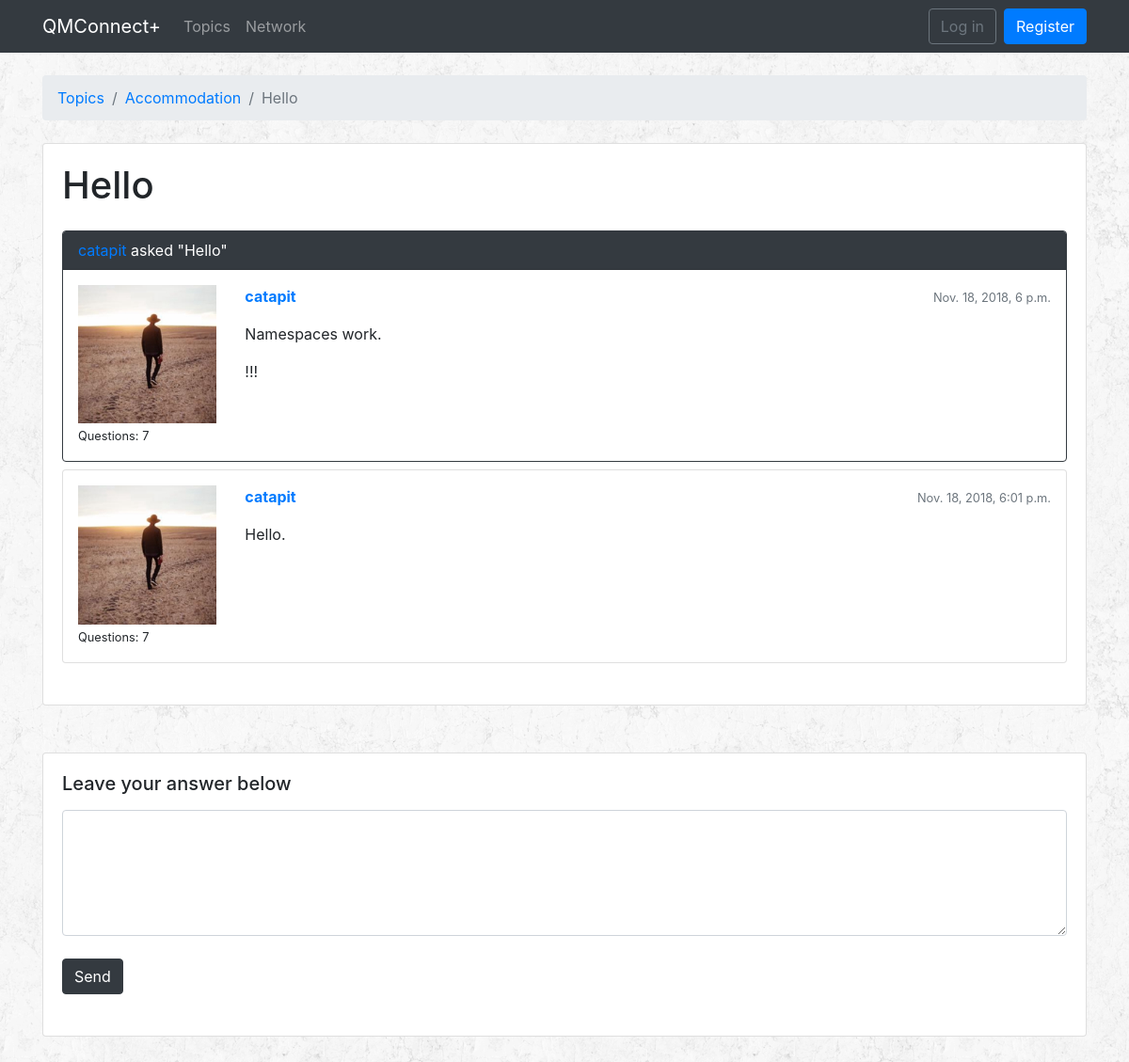
Before: /topics/3/questions/327/ with the older database file.
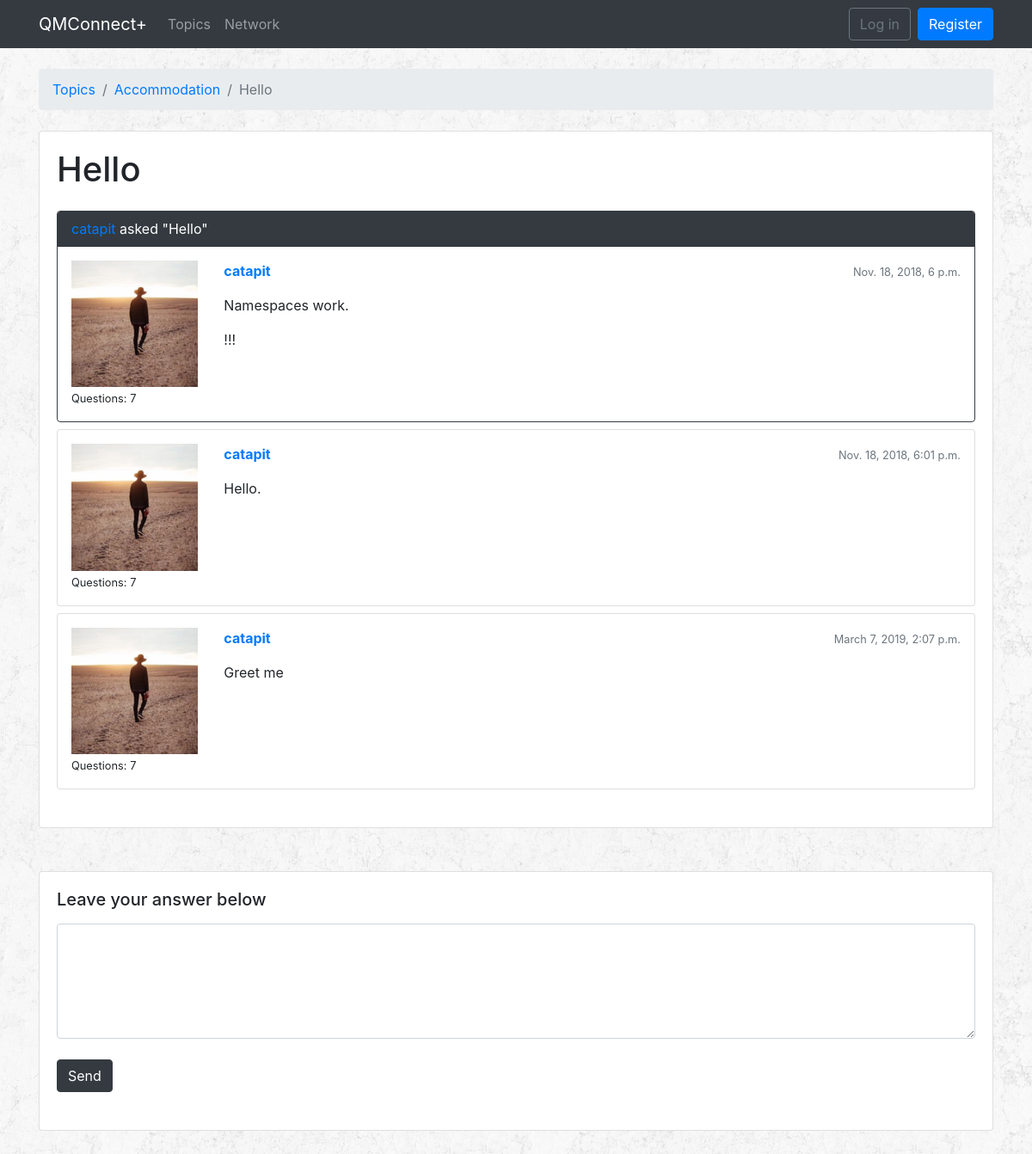
After: the same page with the newer database file.
### qa/models.py (models this page shows, shortened)
class Question(models.Model):
    subject = models.CharField(max_length=255)
    last_updated = models.DateTimeField(auto_now_add=True)
    topic = models.ForeignKey(Topic, related_name='questions', on_delete=models.CASCADE)
    starter = models.ForeignKey(User, related_name='questions', on_delete=models.CASCADE)
    views = models.PositiveIntegerField(default=0)

class Answer(models.Model):
    message = models.TextField(max_length=4000)
    question = models.ForeignKey(Question, related_name='answers', on_delete=models.CASCADE)
    created_at = models.DateTimeField(auto_now_add=True)
    updated_at = models.DateTimeField(null=True)
    created_by = models.ForeignKey(User, related_name='answers', on_delete=models.CASCADE)
    updated_by = models.ForeignKey(User, null=True, related_name='+', on_delete=models.CASCADE)
    def message_to_markdown(self):
        return mark_safe(markdown(self.message, safe_mode='escape'))

class Topic(models.Model):
    name = models.CharField(max_length=30, unique=True)
    description = models.CharField(max_length=100)

### accounts/models.py (models this page shows, shortened)
class Profile(models.Model):
    YEAR = (
        ('1', '1st year'),
        ('2', '2nd year'),
        ('3', '3rd year'),
    )
    SUBJECT = (
        ('BCS', 'BSc Computer Science'),
        ('BCSM', 'BSc Computer Science and Mathematics'),
        ('BCSIE', 'BSc Computer Science with Industrial Experience'),
        ('BCSWM', 'BSc Computer Science with Management (ITMB)'),
    )
    user = models.OneToOneField(User, on_delete=models.CASCADE)
    dob = models.DateField(auto_now=False, auto_now_add=False)
    image = models.ImageField(upload_to='profile_images', default='')
    universityYear = models.CharField(choices=YEAR, max_length=1, default='')
    subject = models.CharField(choices=SUBJECT, max_length=5, default='')
    module = models.ManyToManyField(Module)
    interest = models.ManyToManyField(Interest)
    message = models.ManyToManyField('self', blank=True, symmetrical=False, through="Message")

### qa/views.py (the view)
# urls.py: path('topics/<int:pk>/questions/<int:question_pk>/', qa_views.AnswersView.as_view(), name = 'question_answers'),
class AnswersView(ListView):
    model = Answer
    context_object_name = 'answers'
    template_name = 'question_answers.html'
    paginate_by = 5
    def get_context_data(self, **kwargs):
        session_key = 'viewed_question_{}'.format(self.question.pk)
        if not self.request.session.get(session_key, False):
            self.question.views += 1
            self.question.save()
            self.request.session[session_key] = True
        kwargs['question'] = self.question
        return super().get_context_data(**kwargs)
    def get_queryset(self):
        self.question = get_object_or_404(Question, topic__pk = self.kwargs.get('pk'), pk = self.kwargs.get('question_pk'))
        queryset = self.question.answers.order_by('created_at')
        return queryset

### templates/question_answers.html (shortened to what this page needs)
{% extends 'base.html' %}
{% load static %}
{% block breadcrumb %}
<li class="breadcrumb-item"><a href="{% url 'qa:home' %}">Topics</a></li>
<li class="breadcrumb-item"><a href="{% url 'qa:topic_questions' question.topic.pk %}">{{ question.topic.name }}</a></li>
<li class="breadcrumb-item active">{{ question.subject }}</li>
{% endblock %}
{% block content %}
<div id="whole">
<div class="bottom-padding">
  <div class="card">
    <div class="card-body">
      <div class="mb-4">
        <h1> {{ question.subject }} </h1>
      </div>
      {% for answer in answers %}
      <div id="{{ answer.pk }}" class="card {% if forloop.last %}mb-4{% else %}mb-2{% endif %} {% if forloop.first %}border-dark{% endif %}">
        {% if forloop.first %}
        <div class="card-header text-white bg-dark py-2 px-3"><a href="{% url 'qa:profile' question.starter.pk %}">{{ question.starter }}</a> asked "{{ question.subject }}" </div>
        {% endif %}
        <div class="card-body p-3">
          <div class="row">
            <div class="col-2">
              <img src="/profile_images/{{ answer.created_by.profile.image }}" alt="{{ answer.created_by.username }}" class="w-100">
              <small>Questions: {{ answer.created_by.questions.count }}</small>
            </div>
            <div class="col-10">
              <div class="row mb-3">
                <div class="col-6">
                  <strong class="text-muted"><a href="{% url 'qa:profile' answer.created_by.pk %}">{{ answer.created_by.username }}</a></strong>
                </div>
                <div class="col-6 text-right">
                  <small class="text-muted"> {{ answer.created_at }} </small>
                </div>
              </div>
              {{ answer.message_to_markdown }}
            </div>
          </div>
        </div>
      </div>
      {% endfor %}
    </div>
  </div>
</div>
<div class="bottom-padding">
  <div class="card">
    <div class="card-body">
      <h5 class="card-title">Leave your answer below </h5>
      <div class="mb-4">
        <form class="mb-4">
          <div class="form-group">
            <textarea class="form-control" name="textarea_answerquestion" cols="40" rows="5" id="textarea_answerquestion"></textarea> </br>
            <button type="button" class="btn btn-dark" id="answer-submit">Send</button>
          </div>
        </form>
      </div>
    </div>
  </div>
</div>
</div>
{% endblock %}

Changed rows visible on the page:
added Answer: created_by.profile.image (picture), created_by.questions.count "7", created_by.username "catapit", created_at "March 7, 2019, 2:07 p.m.", message_to_markdown "Greet me"
